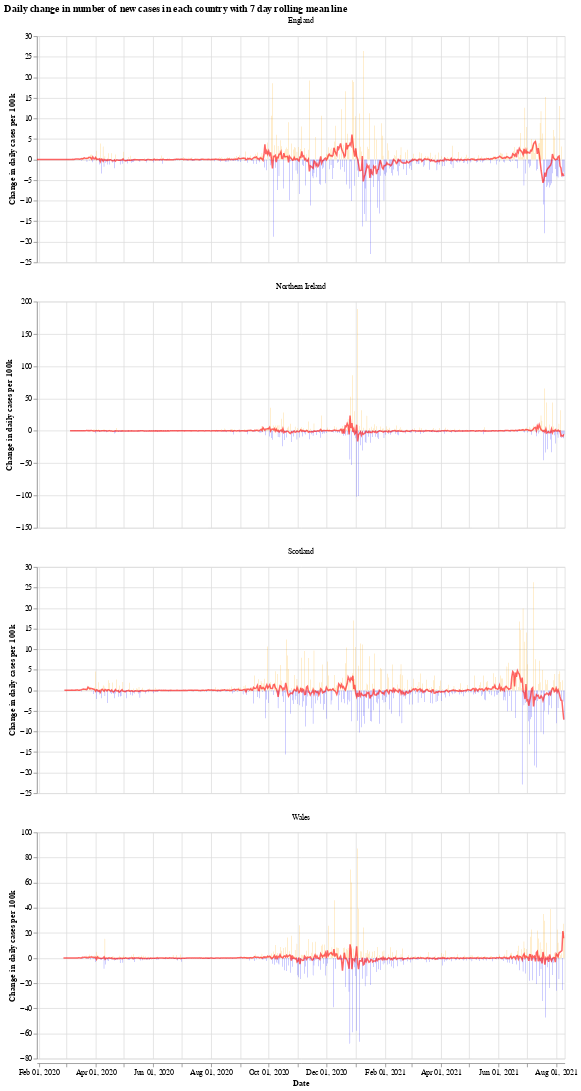

The notebook cell saved with this chart:
### Markdown cell above
We will use the Python library `Altair` for visualising the data, see the [altair docs](https://altair-viz.github.io/) for more information.

First we have a graph which shows the daily change in the number of new cases for each country. This number jumps up and down all over the place, which is likely due to delay in reporting of new cases over the weekend. Another interesting thing is that it looks like the daily cases in Wales experienced a much shorter period of calm over the summer (calm in the sense of daily cases not jumping up and down).

The orange bars are days when the number of new cases (per 100k population) was more than the previous day, while the blue are days when the number of new cases dropped. The red line is the 7 day moving average. 

When the moving average line is below 0, it means that there is a consistent drop in new cases. We can see this clearly happening around the times that lockdowns were introduced (though, to varying degrees). I will update the graphs soon with a marker of when each lockdown started.

### Code cell
# collapse
import altair as alt

bars = alt.Chart(uk_cases).mark_bar().encode(
    x=alt.X("yearmonthdate(date):T", axis=alt.Axis(title='Date')),
    y=alt.Y("casesChangeRate:Q", axis=alt.Axis(title='Change in daily cases per 100k')),
    tooltip='casesChange',
    color=alt.condition(
        alt.datum.casesChangeRate > 0,
        alt.value("orange"),  # The positive color
        alt.value("blue")  # The negative color
    )
).properties(title='Daily change in number of new cases with 7 day rolling mean',width=700).interactive()

line = alt.Chart(uk_cases).mark_line(
    color='red',
    size=2,
    opacity=0.6
).transform_window(
    rolling_mean='mean(casesChangeRate)',
    frame=[0, 7],
    groupby=['areaName']
).encode(
    x='yearmonthdate(date):T',
    y='rolling_mean:Q'
)

alt.layer(bars, line, data=uk_cases).facet(alt.Column(
    'areaName', title=''), columns=1).resolve_scale(y='independent').properties(title='Daily change in number of new cases in each country with 7 day rolling mean line')

### Figure 1 — Vega-Lite specification as saved in the notebook (floating-point values rounded to 4 significant figures; data arrays with more than 128 entries replaced by an {"elided": "..."} marker saying what was removed)
{"config": {"view": {"continuousWidth": 400, "continuousHeight": 300}}, "data": {"name": "data-da8798e5c4bd48e8b6452e1f7b9441aa"}, "facet": {"type": "nominal", "field": "areaName", "title": ""}, "spec": {"layer": [{"mark": "bar", "encoding": {"color": {"condition": {"value": "orange", "test": "(datum.casesChangeRate > 0)"}, "value": "blue"}, "tooltip": {"type": "quantitative", "field": "casesChange"}, "x": {"type": "temporal", "axis": {"title": "Date"}, "field": "date", "timeUnit": "yearmonthdate"}, "y": {"type": "quantitative", "axis": {"title": "Change in daily cases per 100k"}, "field": "casesChangeRate"}}, "selection": {"selector001": {"type": "interval", "bind": "scales", "encodings": ["x", "y"]}}, "title": "Daily change in number of new cases with 7 day rolling mean", "width": 700}, {"mark": {"type": "line", "color": "red", "opacity": 0.6, "size": 2}, "encoding": {"x": {"type": "temporal", "field": "date", "timeUnit": "yearmonthdate"}, "y": {"type": "quantitative", "field": "rolling_mean"}}, "transform": [{"window": [{"op": "mean", "field": "casesChangeRate", "as": "rolling_mean"}], "frame": [0, 7], "groupby": ["areaName"]}]}]}, "columns": 1, "resolve": {"scale": {"y": "independent"}}, "title": "Daily change in number of new cases in each country with 7 day rolling mean line", "$schema": "https://vega.github.io/schema/vega-lite/v4.8.1.json", "datasets": {"data-da8798e5c4bd48e8b6452e1f7b9441aa": {"elided": "2140 records"}}}
